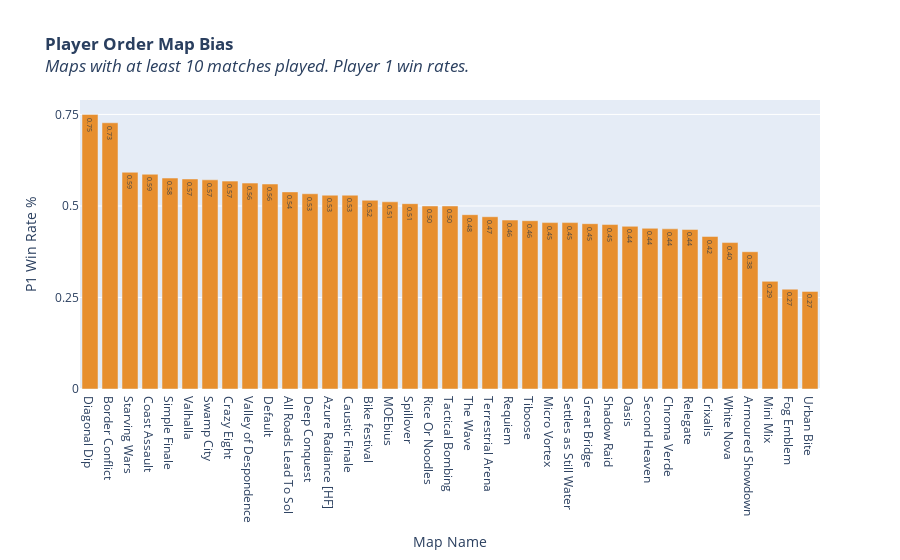

The code cell stored with this chart in its notebook:
### Code cell
fig = go.Figure(
    go.Bar(
        x= map_stats_df.index,
        y= map_stats_df['winRate'].values,
        customdata= map_stats_df['count'].values,
        marker_color= '#E78F2F',
        texttemplate= "%{y:.2f}",
        hovertemplate= ("P1 Win Rate: %{y:.2f} <br>"
                        "Number of Matches: %{customdata}")
    )
)

fig.update_layout(
    title= ("<b>Player Order Map Bias</b><br>"
            "<i>Maps with at least 10 matches played. Player 1 win rates.</i>")
)
fig.update_xaxes(
    title= "Map Name",
    categoryorder= 'total descending'
)
fig.update_yaxes(
    title= "P1 Win Rate %",
    tickmode= 'array',
    tickvals= [0, 0.25, 0.5, 0.75, 1.0],
)

fig.show()

### Figure 1 — Plotly figure (JSON) as saved in the notebook; plotly's stock layout.template omitted (floating-point values rounded to 4 significant figures)
{"data": [{"customdata": [13, 16, 34, 64, 22, 17, 16, 75, 81, 12, 15, 25, 12, 11, 62, 88, 11, 17, 54, 78, 65, 10, 41, 44, 69, 59, 79, 76, 56, 82, 17, 63, 87, 15, 61, 16, 10], "hovertemplate": "P1 Win Rate: %{y:.2f} <br>Number of Matches: %{customdata}", "marker": {"color": "#E78F2F"}, "texttemplate": "%{y:.2f}", "type": "bar", "x": ["All Roads Lead To Sol", "Armoured Showdown", "Azure Radiance [HF]", "Bike festival", "Border Conflict", "Caustic Finale", "Chroma Verde", "Coast Assault", "Crazy Eight", "Crixalis", "Deep Conquest", "Default", "Diagonal Dip", "Fog Emblem", "Great Bridge", "MOEbius", "Micro Vortex", "Mini Mix", "Oasis", "Relegate", "Requiem", "Rice Or Noodles", "Second Heaven", "Settles as Still Water", "Shadow Raid", "Simple Finale", "Spillover", "Starving Wars", "Swamp City", "Tactical Bombing", "Terrestrial Arena", "The Wave", "Tiboose", "Urban Bite", "Valhalla", "Valley of Despondence", "White Nova"], "y": [0.5385, 0.375, 0.5294, 0.5156, 0.7273, 0.5294, 0.4375, 0.5867, 0.5679, 0.4167, 0.5333, 0.56, 0.75, 0.2727, 0.4516, 0.5114, 0.4545, 0.2941, 0.4444, 0.4359, 0.4615, 0.5, 0.439, 0.4545, 0.4493, 0.5763, 0.5063, 0.5921, 0.5714, 0.5, 0.4706, 0.4762, 0.4598, 0.2667, 0.5738, 0.5625, 0.4]}], "layout": {"title": {"text": "<b>Player Order Map Bias</b><br><i>Maps with at least 10 matches played. Player 1 win rates.</i>"}, "xaxis": {"categoryorder": "total descending", "title": {"text": "Map Name"}}, "yaxis": {"tickmode": "array", "tickvals": [0, 0.25, 0.5, 0.75, 1], "title": {"text": "P1 Win Rate %"}}}}
